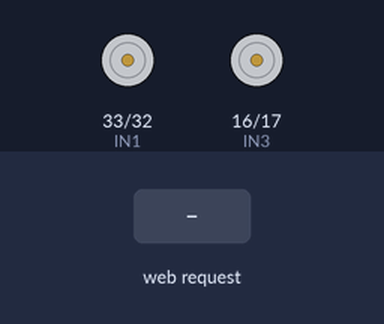
Bench run of a sketch on a simulated ESP32. On the bench: motor-driver pin pairs drawn as motors (green arrow = first pin HIGH = forward, orange = second pin HIGH = backward, longer = more drive, scaled by the enable pin). Inputs (shaded band) come from the test bench. What the sketch prints to the serial monitor is not drawn.

Above: at 1.2 s.
1.3 s: HTTP request GET /set?left=1 received
At 2.1 s:
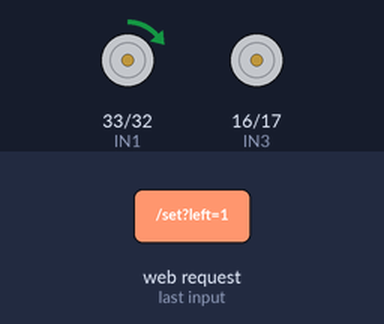
2.8 s: HTTP request GET /set?left=120 received
At 3.2 s:
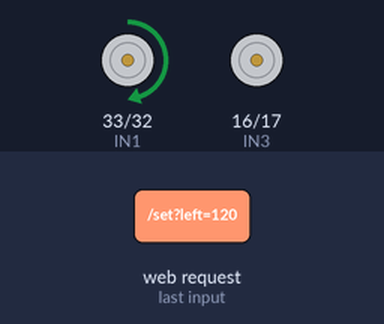
4.3 s: HTTP request GET /set?right=1 received
At 5.5 s:
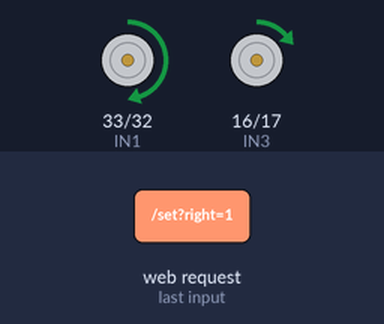
5.8 s: HTTP request GET /set?left=0 received
At 6.7 s:
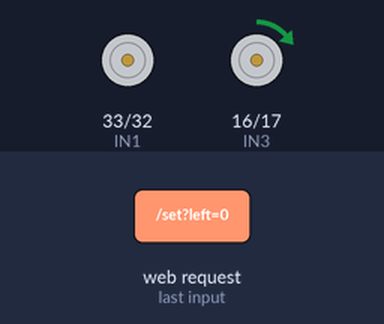
7.3 s: HTTP request GET /set?right=120 received
At 7.9 s:
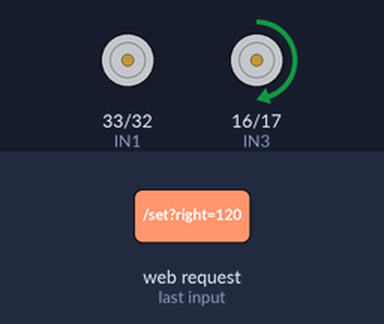
8.8 s: HTTP request GET /set?left=1&right=1 received
At 10.2 s:
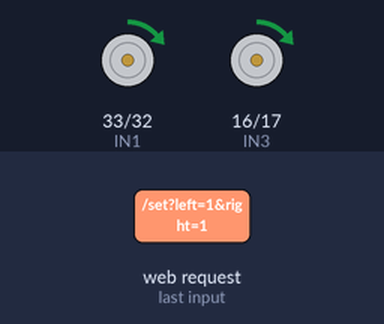
Timing chart, 0 to 11.3 s (numbered marks = the images above; inputs shaded):
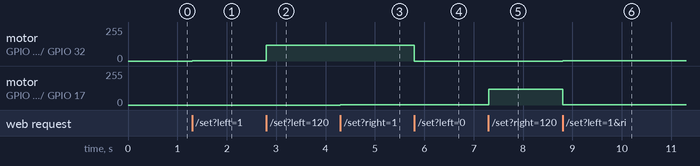

The sketch:

rc_boat_2.ino
```cpp
/*
  RC Boat Controller - ESP32
  ===========================
  Hotspot: RCBoat_Controller
  Password: 12345678
  IP: 192.168.4.1

  Pin Assignment:
  - ENA (Motor Kiri PWM)  : GPIO 26
  - ENB (Motor Kanan PWM) : GPIO 25
  - IN1 (Motor Kiri +)    : GPIO 33
  - IN2 (Motor Kiri -)    : GPIO 32
  - IN3 (Motor Kanan +)   : GPIO 16
  - IN4 (Motor Kanan -)   : GPIO 17
*/

#include <WiFi.h>
#include <WebServer.h>

// WiFi Hotspot
const char* ssid     = "RCBoat_Controller";
const char* password = "12345678";
IPAddress local_ip(192, 168, 4, 1);
IPAddress gateway(192, 168, 4, 1);
IPAddress subnet(255, 255, 255, 0);

// Pin Definition
#define ENA 26
#define IN1 33
#define IN2 32
#define ENB 25
#define IN3 16
#define IN4 17

// PWM Config
#define PWM_FREQ 1000
#define PWM_RES  8

WebServer server(80);

void setMotorLeft(int spd) {
  spd = constrain(spd, -255, 255);
  if (spd > 0)      { digitalWrite(IN1, HIGH); digitalWrite(IN2, LOW);  ledcWrite(ENA, spd);  }
  else if (spd < 0) { digitalWrite(IN1, LOW);  digitalWrite(IN2, HIGH); ledcWrite(ENA, -spd); }
  else              { digitalWrite(IN1, LOW);  digitalWrite(IN2, LOW);  ledcWrite(ENA, 0);    }
}

void setMotorRight(int spd) {
  spd = constrain(spd, -255, 255);
  if (spd > 0)      { digitalWrite(IN3, HIGH); digitalWrite(IN4, LOW);  ledcWrite(ENB, spd);  }
  else if (spd < 0) { digitalWrite(IN3, LOW);  digitalWrite(IN4, HIGH); ledcWrite(ENB, -spd); }
  else              { digitalWrite(IN3, LOW);  digitalWrite(IN4, LOW);  ledcWrite(ENB, 0);    }
}

const char INDEX_HTML[] PROGMEM = R"rawliteral(
<!DOCTYPE html>
<html lang="id">
<head>
<meta charset="UTF-8">
<meta name="viewport" content="width=device-width, initial-scale=1.0, maximum-scale=1.0, user-scalable=no">
<title>RC BOAT</title>
<style>
*{box-sizing:border-box;margin:0;padding:0}
body{background:#0a0c10;font-family:'Share Tech Mono',monospace;touch-action:none;overflow:hidden;height:100vh;display:flex;flex-direction:column}
.topbar{display:flex;justify-content:space-between;align-items:center;padding:5px 10px;border-bottom:1px solid #1a3a1a;background:#060a06;flex-shrink:0}
.tb-l{font-size:10px;color:#2a7a2a;letter-spacing:3px}
.tb-r{font-size:10px;color:#1a4a1a;letter-spacing:2px}
.tb-r span{color:#3aff3a}
.blink{animation:blink 1s infinite}
@keyframes blink{0%,100%{opacity:1}50%{opacity:0}}
.cam-feed{flex:1;background:#030503;border:1px solid #0d1f0d;margin:8px 8px 4px 8px;border-radius:3px;position:relative;display:flex;align-items:center;justify-content:center;overflow:hidden}
.cam-feed img{width:100%;height:100%;object-fit:cover;display:block}
.cam-corner{position:absolute;width:16px;height:16px;border-color:#1a4a1a;border-style:solid;z-index:2}
.tl{top:6px;left:6px;border-width:2px 0 0 2px}
.tr{top:6px;right:6px;border-width:2px 2px 0 0}
.bl{bottom:6px;left:6px;border-width:0 0 2px 2px}
.br{bottom:6px;right:6px;border-width:0 2px 2px 0}
.cam-lbl{position:absolute;top:7px;left:10px;font-size:9px;color:#1a4a1a;letter-spacing:2px;z-index:2}
.cam-rec{position:absolute;top:7px;right:10px;font-size:9px;color:#1a4a1a;letter-spacing:2px;z-index:2}
.cam-bl{position:absolute;bottom:7px;left:10px;font-size:9px;color:#1a4a1a;letter-spacing:1px;z-index:2}
.hline{position:absolute;top:50%;left:8%;right:8%;height:1px;background:#0c1e0c;z-index:1}
.vline{position:absolute;left:50%;top:8%;bottom:8%;width:1px;background:#0c1e0c;z-index:1}
.stat-row{display:flex;gap:5px;padding:0 8px;flex-shrink:0}
.sbox{flex:1;background:#060a06;border:1px solid #0f2a0f;border-radius:3px;padding:4px 0;text-align:center}
.sl{font-size:8px;color:#1a4a1a;letter-spacing:2px;margin-bottom:1px}
.sv{font-size:13px;color:#3aff3a;letter-spacing:1px}
.sv.warn{color:#ff9900}
.ctrl-row{display:flex;gap:8px;align-items:center;padding:6px 8px 8px 8px;flex-shrink:0}
.left-space{flex:1;background:#060a06;border:1px solid #0f2a0f;border-radius:3px;align-self:stretch;display:flex;flex-direction:column;align-items:center;justify-content:center;gap:4px;min-height:155px}
.left-lbl{font-size:8px;color:#0d200d;letter-spacing:2px;text-align:center;line-height:1.8}
.joy-wrap{display:flex;flex-direction:column;align-items:center;gap:4px}
.joy-lbl{font-size:8px;color:#2a6a2a;letter-spacing:2px}
.joy-area{position:relative;width:150px;height:150px;background:#060a06;border:2px solid #0f2a0f;border-radius:50%}
.joy-ring{position:absolute;inset:14px;border:1px solid #0a1a0a;border-radius:50%}
.joy-ring2{position:absolute;inset:34px;border:1px solid #080e08;border-radius:50%}
.joy-hline{position:absolute;top:50%;left:8%;right:8%;height:1px;background:#0a1a0a;transform:translateY(-50%)}
.joy-vline{position:absolute;left:50%;top:8%;bottom:8%;width:1px;background:#0a1a0a;transform:translateX(-50%)}
.joy-knob{position:absolute;width:48px;height:48px;background:#0f2a0f;border:2px solid #2a8a2a;border-radius:50%;top:50%;left:50%;transform:translate(-50%,-50%);cursor:grab;transition:border-color 0.1s}
.joy-knob.active{border-color:#3aff3a;background:#102a10}
.joy-dot{position:absolute;width:14px;height:14px;background:#3aff3a;border-radius:50%;top:50%;left:50%;transform:translate(-50%,-50%)}
.joy-val{font-size:8px;color:#1a4a1a;letter-spacing:1px;text-align:center}
.note{text-align:center;font-size:8px;color:#0f2a0f;letter-spacing:1px;padding:0 0 4px 0;flex-shrink:0}
</style>
</head>
<body>

<div class="topbar">
  <div class="tb-l">RC BOAT // CTRL</div>
  <div class="tb-r"><span class="blink">&#9646;</span> REC &nbsp;|&nbsp; IP: <span>192.168.4.1</span> &nbsp;|&nbsp; <span>CONNECTED</span></div>
</div>

<div class="cam-feed" id="camBox">
  <div class="cam-corner tl"></div>
  <div class="cam-corner tr"></div>
  <div class="cam-corner bl"></div>
  <div class="cam-corner br"></div>
  <div class="hline"></div>
  <div class="vline"></div>
  <div class="cam-lbl">CAM-01 // ESP32-CAM</div>
  <div class="cam-rec"><span class="blink">&#9679;</span> REC</div>
  <div class="cam-bl">192.168.4.2:81/stream</div>
  <svg width="44" height="44" viewBox="0 0 44 44" style="z-index:1">
    <line x1="22" y1="0" x2="22" y2="44" stroke="#1a4a1a" stroke-width="0.8"/>
    <line x1="0" y1="22" x2="44" y2="22" stroke="#1a4a1a" stroke-width="0.8"/>
    <circle cx="22" cy="22" r="9" fill="none" stroke="#1a4a1a" stroke-width="0.8"/>
    <circle cx="22" cy="22" r="2.5" fill="#1a4a1a"/>
  </svg>
</div>

<div class="stat-row">
  <div class="sbox"><div class="sl">MTR-L</div><div class="sv" id="vL">000</div></div>
  <div class="sbox"><div class="sl">MTR-R</div><div class="sv" id="vR">000</div></div>
  <div class="sbox"><div class="sl">STATUS</div><div class="sv" id="vStat">STOP</div></div>
  <div class="sbox"><div class="sl">PWR</div><div class="sv">12V</div></div>
</div>

<div class="ctrl-row">
  <div class="left-space">
    <div class="left-lbl">SPACE<br>RESERVED</div>
  </div>
  <div class="joy-wrap">
    <div class="joy-lbl">DUAL MOTOR // JOYSTICK</div>
    <div class="joy-area" id="joyMain">
      <div class="joy-ring"></div>
      <div class="joy-ring2"></div>
      <div class="joy-hline"></div>
      <div class="joy-vline"></div>
      <div class="joy-knob" id="knobMain"><div class="joy-dot"></div></div>
    </div>
    <div class="joy-val" id="jvMain">FWD:+000 &nbsp; TURN:+000</div>
  </div>
</div>

<div class="note">Y = MAJU / MUNDUR &nbsp;|&nbsp; X = BELOK</div>

<script>
var mL=0,mR=0,drag=false;
var area=document.getElementById('joyMain');
var knob=document.getElementById('knobMain');

function getC(){var r=area.getBoundingClientRect();return{x:r.left+r.width/2,y:r.top+r.height/2};}
function getR(){return area.offsetWidth/2-26;}

function move(ex,ey){
  var c=getC(),R=getR();
  var dx=ex-c.x,dy=ey-c.y;
  var d=Math.sqrt(dx*dx+dy*dy);
  if(d>R){dx=dx/d*R;dy=dy/d*R;}
  knob.style.left=(50+dx/area.offsetWidth*100)+'%';
  knob.style.top=(50+dy/area.offsetHeight*100)+'%';
  var fwd=Math.round(-dy/R*255);
  var turn=Math.round(dx/R*255);
  mL=Math.max(-255,Math.min(255,fwd-turn));
  mR=Math.max(-255,Math.min(255,fwd+turn));
  document.getElementById('jvMain').textContent='FWD:'+(fwd>=0?'+':'')+pad(fwd)+' \u00a0 TURN:'+(turn>=0?'+':'')+pad(turn);
  upd();
  fetch('/set?left='+mL+'&right='+mR).catch(function(){});
}

function release(){
  drag=false;
  knob.classList.remove('active');
  knob.style.left='50%';knob.style.top='50%';
  mL=0;mR=0;
  document.getElementById('jvMain').textContent='FWD:+000 \u00a0 TURN:+000';
  upd();
  fetch('/set?left=0&right=0').catch(function(){});
}

function pad(v){return String(Math.abs(v)).padStart(3,'0');}

function upd(){
  document.getElementById('vL').textContent=pad(mL);
  document.getElementById('vR').textContent=pad(mR);
  var s='STOP';
  if(mL>50&&mR>50)s='MAJU';
  else if(mL<-50&&mR<-50)s='MUNDUR';
  else if(mL>80&&mR<-50)s='SPIN-L';
  else if(mR>80&&mL<-50)s='SPIN-R';
  else if(mL>mR+60)s='BELOK-L';
  else if(mR>mL+60)s='BELOK-R';
  else if(mL!=0||mR!=0)s='GERAK';
  var el=document.getElementById('vStat');
  el.textContent=s;
  el.className='sv'+(s==='STOP'?' warn':'');
}

knob.addEventListener('mousedown',function(e){drag=true;knob.classList.add('active');e.preventDefault();});
knob.addEventListener('touchstart',function(e){drag=true;knob.classList.add('active');e.preventDefault();},{passive:false});
document.addEventListener('mousemove',function(e){if(drag)move(e.clientX,e.clientY);});
document.addEventListener('touchmove',function(e){if(drag){e.preventDefault();move(e.touches[0].clientX,e.touches[0].clientY);}},{passive:false});
document.addEventListener('mouseup',function(){if(drag)release();});
document.addEventListener('touchend',function(){if(drag)release();});
</script>
</body>
</html>
)rawliteral";

void handleRoot() {
  server.send(200, "text/html", INDEX_HTML);
}

void handleSet() {
  if (server.hasArg("left"))  setMotorLeft(server.arg("left").toInt());
  if (server.hasArg("right")) setMotorRight(server.arg("right").toInt());
  server.send(200, "text/plain", "OK");
}

void handleNotFound() {
  server.sendHeader("Location", "http://192.168.4.1", true);
  server.send(302, "text/plain", "");
}

void setup() {
  Serial.begin(115200);

  pinMode(IN1, OUTPUT); pinMode(IN2, OUTPUT);
  pinMode(IN3, OUTPUT); pinMode(IN4, OUTPUT);

  ledcAttach(ENA, PWM_FREQ, PWM_RES);
  ledcAttach(ENB, PWM_FREQ, PWM_RES);

  setMotorLeft(0);
  setMotorRight(0);

  WiFi.mode(WIFI_AP);
  WiFi.softAPConfig(local_ip, gateway, subnet);
  WiFi.softAP(ssid, password);

  Serial.println("Hotspot aktif!");
  Serial.print("SSID: "); Serial.println(ssid);
  Serial.print("IP  : "); Serial.println(WiFi.softAPIP());

  server.on("/",     handleRoot);
  server.on("/set",  handleSet);
  server.onNotFound(handleNotFound);
  server.begin();

  Serial.println("Web server started.");
}

void loop() {
  server.handleClient();
}
```

Measured:
- after the input at 1.3 s, motor on GPIO 33 (IN1) / GPIO 32 (IN2): stopped → forward 1/255 at once
- after the input at 2.8 s, motor on GPIO 33 (IN1) / GPIO 32 (IN2): forward 1/255 → forward 120/255 at once
- after the input at 4.3 s, motor on GPIO 16 (IN3) / GPIO 17 (IN4): stopped → forward 1/255 at once
- after the input at 5.8 s, motor on GPIO 33 (IN1) / GPIO 32 (IN2): forward 120/255 → stopped at once
- after the input at 7.3 s, motor on GPIO 16 (IN3) / GPIO 17 (IN4): forward 1/255 → forward 120/255 at once
- after the input at 8.8 s, motor on GPIO 33 (IN1) / GPIO 32 (IN2): stopped → forward 1/255 at once; motor on GPIO 16 (IN3) / GPIO 17 (IN4): forward 120/255 → forward 1/255 at once
